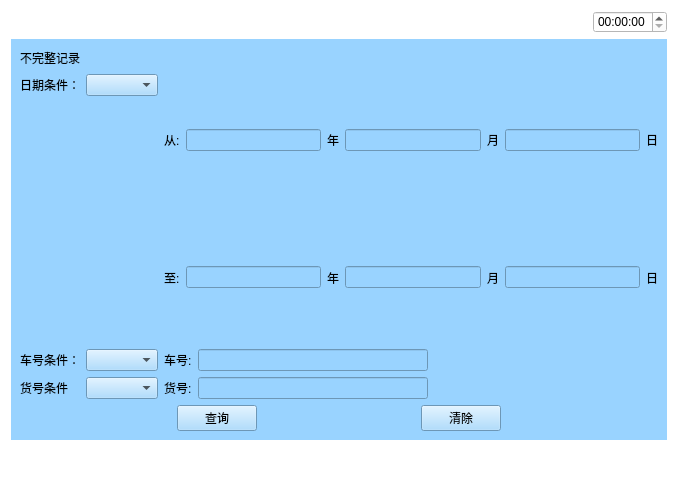
<?xml version="1.0" encoding="UTF-8"?>
<ui version="4.0">
 <class>Buwanzheng</class>
 <widget class="QWidget" name="Buwanzheng">
  <property name="geometry">
   <rect>
    <x>0</x>
    <y>0</y>
    <width>678</width>
    <height>482</height>
   </rect>
  </property>
  <property name="windowTitle">
   <string>Form</string>
  </property>
  <property name="styleSheet">
   <string notr="true">background-color: rgb(255, 255, 255);</string>
  </property>
  <layout class="QVBoxLayout" name="verticalLayout_6">
   <item>
    <layout class="QHBoxLayout" name="horizontalLayout_5">
     <item>
      <widget class="QPushButton" name="pushButton">
       <property name="text">
        <string/>
       </property>
       <property name="icon">
        <iconset resource="myimages.qrc">
         <normaloff>:/image/images/4g.png</normaloff>:/image/images/4g.png</iconset>
       </property>
       <property name="flat">
        <bool>true</bool>
       </property>
      </widget>
     </item>
     <item>
      <widget class="QPushButton" name="pushButton_2">
       <property name="text">
        <string/>
       </property>
       <property name="icon">
        <iconset resource="myimages.qrc">
         <normaloff>:/image/images/wireless.svg</normaloff>:/image/images/wireless.svg</iconset>
       </property>
       <property name="flat">
        <bool>true</bool>
       </property>
      </widget>
     </item>
     <item>
      <widget class="QPushButton" name="pushButton_3">
       <property name="text">
        <string/>
       </property>
       <property name="icon">
        <iconset resource="myimages.qrc">
         <normaloff>:/image/images/bl.svg</normaloff>:/image/images/bl.svg</iconset>
       </property>
       <property name="flat">
        <bool>true</bool>
       </property>
      </widget>
     </item>
     <item>
      <widget class="QPushButton" name="pushButton_4">
       <property name="text">
        <string/>
       </property>
       <property name="icon">
        <iconset resource="myimages.qrc">
         <normaloff>:/image/images/locate.svg</normaloff>:/image/images/locate.svg</iconset>
       </property>
       <property name="flat">
        <bool>true</bool>
       </property>
      </widget>
     </item>
     <item>
      <spacer name="horizontalSpacer_4">
       <property name="orientation">
        <enum>Qt::Horizontal</enum>
       </property>
       <property name="sizeHint" stdset="0">
        <size>
         <width>40</width>
         <height>20</height>
        </size>
       </property>
      </spacer>
     </item>
     <item>
      <widget class="QTimeEdit" name="timeEdit_2"/>
     </item>
    </layout>
   </item>
   <item>
    <widget class="QWidget" name="widget" native="true">
     <property name="sizePolicy">
      <sizepolicy hsizetype="Preferred" vsizetype="Preferred">
       <horstretch>0</horstretch>
       <verstretch>0</verstretch>
      </sizepolicy>
     </property>
     <property name="contextMenuPolicy">
      <enum>Qt::DefaultContextMenu</enum>
     </property>
     <property name="styleSheet">
      <string notr="true">background-color: rgb(153, 211, 255);</string>
     </property>
     <layout class="QVBoxLayout" name="verticalLayout_2" stretch="2,0">
      <item>
       <layout class="QHBoxLayout" name="horizontalLayout">
        <item>
         <widget class="QLabel" name="label">
          <property name="text">
           <string>不完整记录</string>
          </property>
         </widget>
        </item>
        <item>
         <spacer name="horizontalSpacer">
          <property name="orientation">
           <enum>Qt::Horizontal</enum>
          </property>
          <property name="sizeHint" stdset="0">
           <size>
            <width>40</width>
            <height>20</height>
           </size>
          </property>
         </spacer>
        </item>
        <item>
         <layout class="QVBoxLayout" name="verticalLayout"/>
        </item>
       </layout>
      </item>
      <item>
       <layout class="QVBoxLayout" name="verticalLayout_5">
        <item>
         <layout class="QHBoxLayout" name="horizontalLayout_11">
          <item>
           <layout class="QVBoxLayout" name="verticalLayout_3">
            <item>
             <layout class="QHBoxLayout" name="horizontalLayout_4">
              <item>
               <widget class="QLabel" name="label_2">
                <property name="text">
                 <string>日期条件：</string>
                </property>
               </widget>
              </item>
              <item>
               <widget class="QComboBox" name="datecombo"/>
              </item>
             </layout>
            </item>
            <item>
             <spacer name="verticalSpacer">
              <property name="orientation">
               <enum>Qt::Vertical</enum>
              </property>
              <property name="sizeHint" stdset="0">
               <size>
                <width>20</width>
                <height>40</height>
               </size>
              </property>
             </spacer>
            </item>
            <item>
             <layout class="QHBoxLayout" name="horizontalLayout_6">
              <item>
               <widget class="QLabel" name="label_6">
                <property name="text">
                 <string>车号条件：</string>
                </property>
               </widget>
              </item>
              <item>
               <widget class="QComboBox" name="chehaocombo"/>
              </item>
             </layout>
            </item>
            <item>
             <layout class="QHBoxLayout" name="horizontalLayout_7">
              <item>
               <widget class="QLabel" name="label_7">
                <property name="text">
                 <string>货号条件</string>
                </property>
               </widget>
              </item>
              <item>
               <widget class="QComboBox" name="huohaocombo"/>
              </item>
             </layout>
            </item>
           </layout>
          </item>
          <item>
           <layout class="QVBoxLayout" name="verticalLayout_4">
            <item>
             <layout class="QHBoxLayout" name="horizontalLayout_3">
              <item>
               <widget class="QLabel" name="label_3">
                <property name="text">
                 <string>从:</string>
                </property>
               </widget>
              </item>
              <item>
               <widget class="QLineEdit" name="lineEdit"/>
              </item>
              <item>
               <widget class="QLabel" name="label_4">
                <property name="text">
                 <string>年</string>
                </property>
               </widget>
              </item>
              <item>
               <widget class="QLineEdit" name="lineEdit_2"/>
              </item>
              <item>
               <widget class="QLabel" name="label_5">
                <property name="text">
                 <string>月</string>
                </property>
               </widget>
              </item>
              <item>
               <widget class="QLineEdit" name="lineEdit_3"/>
              </item>
              <item>
               <widget class="QLabel" name="label_8">
                <property name="text">
                 <string>日</string>
                </property>
               </widget>
              </item>
             </layout>
            </item>
            <item>
             <layout class="QHBoxLayout" name="horizontalLayout_8">
              <item>
               <widget class="QLabel" name="label_9">
                <property name="text">
                 <string>至:</string>
                </property>
               </widget>
              </item>
              <item>
               <widget class="QLineEdit" name="lineEdit_4"/>
              </item>
              <item>
               <widget class="QLabel" name="label_10">
                <property name="text">
                 <string>年</string>
                </property>
               </widget>
              </item>
              <item>
               <widget class="QLineEdit" name="lineEdit_5"/>
              </item>
              <item>
               <widget class="QLabel" name="label_11">
                <property name="text">
                 <string>月</string>
                </property>
               </widget>
              </item>
              <item>
               <widget class="QLineEdit" name="lineEdit_6"/>
              </item>
              <item>
               <widget class="QLabel" name="label_12">
                <property name="text">
                 <string>日</string>
                </property>
               </widget>
              </item>
             </layout>
            </item>
            <item>
             <layout class="QHBoxLayout" name="horizontalLayout_9">
              <item>
               <widget class="QLabel" name="label_13">
                <property name="text">
                 <string>车号:</string>
                </property>
               </widget>
              </item>
              <item>
               <widget class="QLineEdit" name="lineEdit_7"/>
              </item>
              <item>
               <spacer name="horizontalSpacer_3">
                <property name="orientation">
                 <enum>Qt::Horizontal</enum>
                </property>
                <property name="sizeHint" stdset="0">
                 <size>
                  <width>40</width>
                  <height>20</height>
                 </size>
                </property>
               </spacer>
              </item>
             </layout>
            </item>
            <item>
             <layout class="QHBoxLayout" name="horizontalLayout_10">
              <item>
               <widget class="QLabel" name="label_14">
                <property name="text">
                 <string>货号:</string>
                </property>
               </widget>
              </item>
              <item>
               <widget class="QLineEdit" name="lineEdit_8"/>
              </item>
              <item>
               <spacer name="horizontalSpacer_5">
                <property name="orientation">
                 <enum>Qt::Horizontal</enum>
                </property>
                <property name="sizeHint" stdset="0">
                 <size>
                  <width>40</width>
                  <height>20</height>
                 </size>
                </property>
               </spacer>
              </item>
             </layout>
            </item>
           </layout>
          </item>
         </layout>
        </item>
        <item>
         <layout class="QHBoxLayout" name="horizontalLayout_12">
          <item>
           <spacer name="horizontalSpacer_7">
            <property name="orientation">
             <enum>Qt::Horizontal</enum>
            </property>
            <property name="sizeHint" stdset="0">
             <size>
              <width>40</width>
              <height>20</height>
             </size>
            </property>
           </spacer>
          </item>
          <item>
           <widget class="QPushButton" name="query">
            <property name="text">
             <string>查询</string>
            </property>
           </widget>
          </item>
          <item>
           <spacer name="horizontalSpacer_6">
            <property name="orientation">
             <enum>Qt::Horizontal</enum>
            </property>
            <property name="sizeHint" stdset="0">
             <size>
              <width>40</width>
              <height>20</height>
             </size>
            </property>
           </spacer>
          </item>
          <item>
           <widget class="QPushButton" name="clear">
            <property name="text">
             <string>清除</string>
            </property>
           </widget>
          </item>
          <item>
           <spacer name="horizontalSpacer_8">
            <property name="orientation">
             <enum>Qt::Horizontal</enum>
            </property>
            <property name="sizeHint" stdset="0">
             <size>
              <width>40</width>
              <height>20</height>
             </size>
            </property>
           </spacer>
          </item>
         </layout>
        </item>
       </layout>
      </item>
     </layout>
    </widget>
   </item>
   <item>
    <layout class="QHBoxLayout" name="horizontalLayout_2">
     <item>
      <widget class="QPushButton" name="returnIndex">
       <property name="font">
        <font>
         <family>AR PL UMing TW MBE</family>
        </font>
       </property>
       <property name="styleSheet">
        <string notr="true">border-image: url(:/image/images/index.svg);</string>
       </property>
       <property name="text">
        <string/>
       </property>
       <property name="icon">
        <iconset resource="myimages.qrc">
         <normaloff>:/image/images/index.svg</normaloff>:/image/images/index.svg</iconset>
       </property>
       <property name="iconSize">
        <size>
         <width>40</width>
         <height>40</height>
        </size>
       </property>
       <property name="flat">
        <bool>true</bool>
       </property>
      </widget>
     </item>
     <item>
      <spacer name="horizontalSpacer_2">
       <property name="orientation">
        <enum>Qt::Horizontal</enum>
       </property>
       <property name="sizeHint" stdset="0">
        <size>
         <width>40</width>
         <height>20</height>
        </size>
       </property>
      </spacer>
     </item>
     <item>
      <widget class="QPushButton" name="returnPage">
       <property name="text">
        <string/>
       </property>
       <property name="icon">
        <iconset resource="myimages.qrc">
         <normaloff>:/image/images/shangyiye.svg</normaloff>:/image/images/shangyiye.svg</iconset>
       </property>
       <property name="iconSize">
        <size>
         <width>40</width>
         <height>40</height>
        </size>
       </property>
       <property name="flat">
        <bool>true</bool>
       </property>
      </widget>
     </item>
    </layout>
   </item>
  </layout>
 </widget>
 <resources>
  <include location="myimages.qrc"/>
 </resources>
 <connections/>
</ui>
